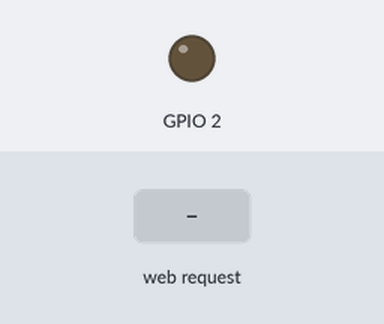
The sketch below on a simulated ESP32. Shown: output pins drawn as LEDs (lit = HIGH). Inputs (shaded band) come from the test bench. WiFi joins after 1.5 s; servers stay silent unless stated; what the sketch prints to the serial monitor is not drawn.

Above: at 2.7 s.
2.8 s: HTTP request GET /on received
At 3.1 s:
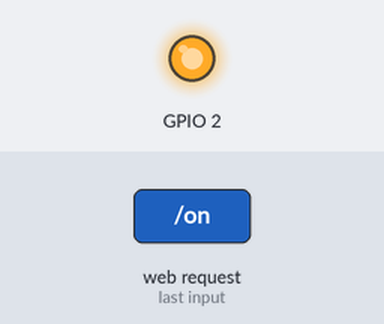
4.3 s: HTTP request GET /of received
At 5.5 s:
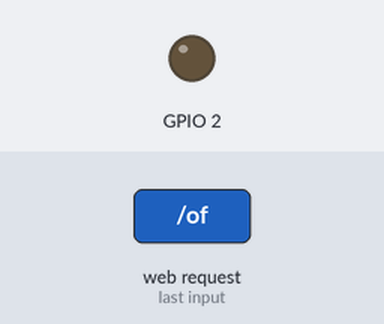
Timing chart, 0 to 7.3 s (numbered marks = the images above; inputs shaded):
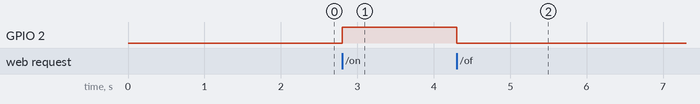

Measured:
- after the input at 2.8 s, GPIO 2: LOW → HIGH at once
- after the input at 4.3 s, GPIO 2: HIGH → LOW at once

The sketch:

Ejemplo04.ino
```cpp
#include <WiFi.h>
#include <ESPAsyncWebSrv.h>
const char* ssid = "POCO-X3";
const char* password = "samantha";
AsyncWebServer server(80);

void setup() {
  pinMode(2, OUTPUT);
  Serial.begin(9600);
  conectarse();
  server.on("/on", HTTP_GET, [](AsyncWebServerRequest* request){
    int numParametros = request -> params();
    Serial.println(numParametros);
    digitalWrite(2, HIGH);   // turn the LED on (HIGH is the voltage level)
    //digitalWrite(2, LOW);    // turn the LED off by making the voltage LOW
  delay(1000);
    if(numParametros == 0){
      request ->send(200, "text/html","<h1>Hola Mundo</h1>");
    }else{
      AsyncWebParameter* p=request->getParam(0);
      String html = "<h1> hola" + p->value() + " desde ESP32</h1>";
      request->send(200,"text/html",html);
    }

});
  server.on("/of",HTTP_GET, [](AsyncWebServerRequest* request){
    request->send(200,"text/html","<h1>adios</h1>");
    digitalWrite(2, LOW);    // turn the LED off by making the voltage LOW
    //digitalWrite(2, HIGH);   // turn the LED on (HIGH is the voltage level)
  delay(1000);

  });

  server.begin();
  /*
  delay(10);
*/
 }
void loop() {
}
void conectarse(){
  Serial.println();
  Serial.println();
  Serial.print("Conenecting to ");
  Serial.println(ssid);
  WiFi.begin(ssid, password);
  while(WiFi.status() != WL_CONNECTED){
    delay(500);
    Serial.print(".");
  }
  Serial.println("");
  Serial.println("Wifi Connected");
  Serial.println("Ip Address: ");
  Serial.println(WiFi.localIP());
}
```
